Frame 1 (no input): blank canvas, image omitted
Frame 60 (the mouse pressed at the canvas centre just before this capture): blank canvas, image omitted
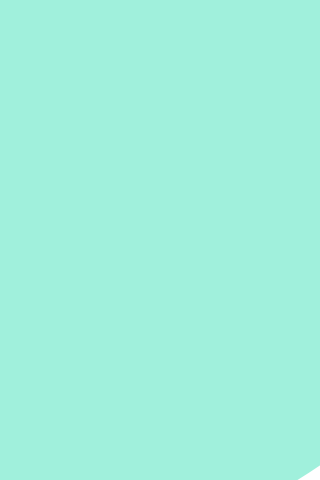
Frame 120 (the mouse held since frame 60 and released just before this capture)

The Processing sketch whose frames 1 and 60 were blank and that drew this single picture after the mouse press (run headless with seeded random() and noise(); from frame 60 on, the mouse is pressed at the canvas centre):

// Processing sketch: processing_98757
// ── processing_98757.pde

void setup() {
  size(320,480);
  smooth();
  background(255);
}
 
void draw() {
  float r = random(0,50);
  rectMode(CENTER);
  noStroke();
  //The faster the mouse moves, the larger the ellipse becomes. 
  //This can reflect the swiping motion on the iPhone. 
  //Increased speed is associated with increased volume.
  //The size of the ellipse can symbolise volume.
  float d = dist(pmouseX, pmouseY, mouseX, mouseY);
  //Different mouse co-ordinates are different colours.
  //The 'blending' of colours can represent the slow transition to different scales.
  //Quick movements with little blending of colours can represent quick chord changes.
  fill(mouseX, mouseY, 220);
 ellipse(pmouseX-10,pmouseY-20,(d * 4)+20, (d * 4)+20);
}

//Clicking the mouse clears the screen.  
void mousePressed() {
  background(255);
}
